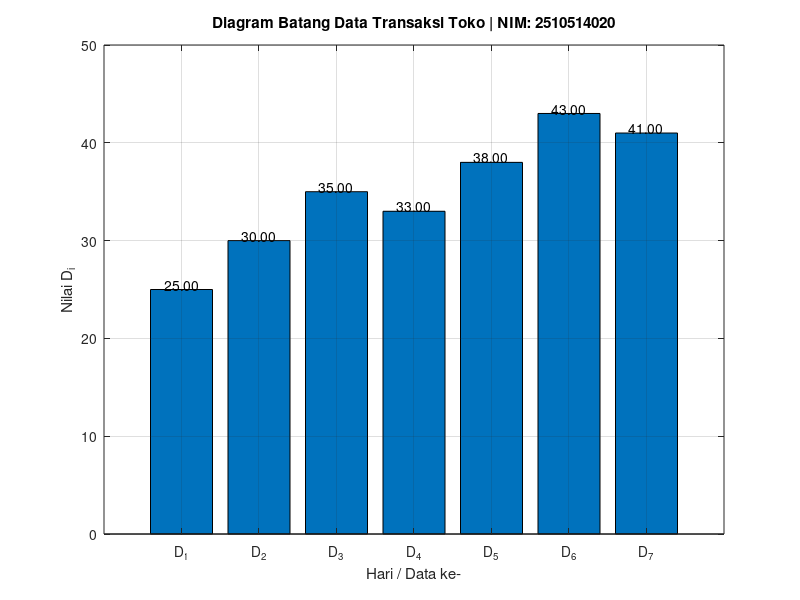

Here is the MATLAB script that generated this plot:
% =====================================================
% UTS Matematika Sains Data — Semester Genap 2025/2026
% Soal 1 — Eksplorasi Awal dan Profil Data Transaksi 
% ---------------------------------------------------
% Nama : Nabilah Nur Aisyah Nugroho
% NIM : 2510514018
% Parameter: N=20, a=2, b=0, K=3, theta0=60, alpha=0.001
% Tanggal: <2026-04-22>
% =====================================================
clc; clear; close all;

% parameter personalisasi
N = 20;
a = 2;
b = 0;
k = 3;

% BAGIAN B
% rumus pembentukan data toko
data_toko = zeros(1,7);
for i = 1:7
    data_toko(i) = 20 + (k*i) + mod(a*i, 7) - mod(b*i, 5);
    fprintf("D_%d = %.2f\n", i, data_toko(i))
end

% verifikasi hasil hitung manual
x = mean(data_toko);
y = median(data_toko);
z = mode(data_toko);
r = range(data_toko);
s = std(data_toko, 1);
u = unique(data_toko);

fprintf("\nmean             : %.2f\n", x);
fprintf("median           : %.2f\n", y);

freq = arrayfun(@(n) sum(data_toko == n), u);
if max(freq) == 1
    fprintf("modus            : tidak ada modus\n");
else
    fprintf("modus            : %.2f\n", z);
end

fprintf("range            : %.2f\n", r);
fprintf("standar deviasi  : %.2f\n", s);

%BAGIAN C
% Diagram batang data_toko
figure;
bar(data_toko);

title('Diagram Batang Data Transaksi Toko | NIM: 2510514020');
xlabel('Hari / Data ke-');
ylabel('Nilai D_i');

xticks(1:7);
xticklabels({'D_1','D_2','D_3','D_4','D_5','D_6','D_7'});

grid on;

% Menampilkan nilai di atas batang
for i = 1:length(data_toko)
    text(i, data_toko(i) + 0.5, sprintf('%.2f', data_toko(i)), ...
        'HorizontalAlignment', 'center');
end
